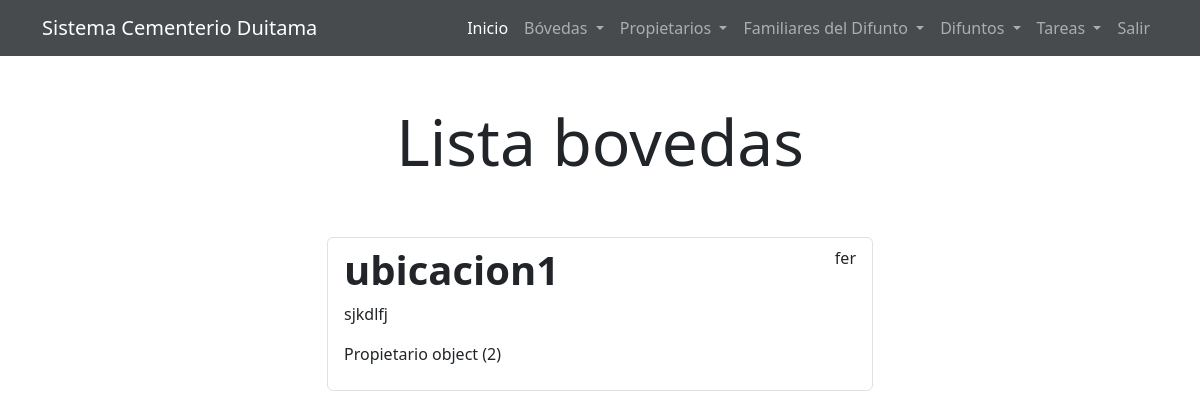
/boveda/ (signed in), run on an earlier commit of the app's database.
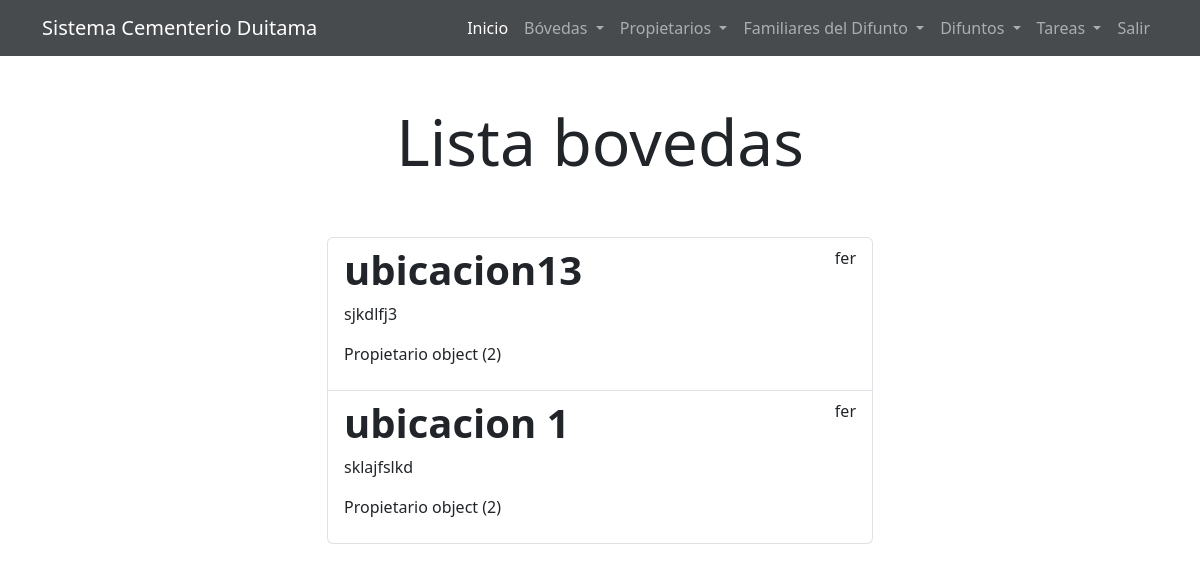
And on a later commit of the database.
### tasks/models.py (models this page shows)
class Boveda(models.Model):
    ubicacion = models.CharField(max_length=100)
    estado = models.CharField(max_length=100)
    idPropietario = models.ForeignKey(Propietario, on_delete=models.CASCADE)
    user = models.ForeignKey(
        User, on_delete=models.CASCADE, null=True, blank=True)

class Propietario(models.Model):
    nombresCompletos = models.CharField(max_length=100)
    telefono = models.CharField(max_length=100)
    telefonoAuxiliar = models.CharField(max_length=100, blank=True)
    direccion = models.CharField(max_length=100)
    ciudad = models.CharField(max_length=100)
    user = models.ForeignKey(User, on_delete=models.CASCADE)

### tasks/views.py (the view)
# urls.py: path('boveda/', views.bovedas, name='bovedas'),
@login_required
def bovedas(request):
    bovedas = Boveda.objects.filter(user=request.user)
    return render(request, 'bovedas.html', {'bovedas': bovedas})

### tasks/templates/bovedas.html
{% extends 'base.html' %}
{% block content %}
<main class="container">
    <div class="row">
        <div class="col-md-6 offset-md-3">
            <h1 class="text-center display-3 py-5">Lista bovedas </h1>
            <ul class="list-group">
                {% for boveda in bovedas %}
                <a href="{% url 'boveda_detail' boveda.id %}" class="list-group-item">
                    <header class="d-flex justify-content-between">
                        <h1 class="fw-bold">{{boveda.ubicacion}}</h1>
                        <p>{{boveda.user.username}}</p>
                    </header>
                    <p>{{boveda.estado}}</p>
                    <p>{{boveda.idPropietario}}</p>
                </a>
                {% endfor %}
            </ul>
        </div>
    </div>
</main>
{% endblock %}

What changed in the data, as far as the page shows it:
changed Boveda: ubicacion "ubicacion1" → "ubicacion13"; estado "sjkdlfj" → "sjkdlfj3"
added Boveda: ubicacion "ubicacion 1", user.username "fer", estado "sklajfslkd", idPropietario "Propietario object (2)"
